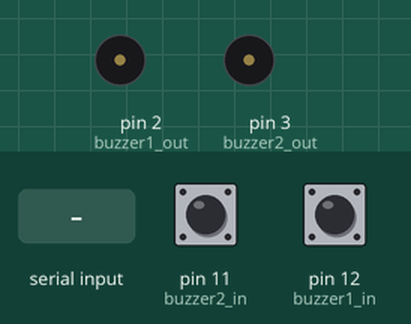
The program below on a simulated Arduino Nano, built with avr-gcc and run on an emulated ATmega328P. Shown: buzzer (waves = sounding, pin HIGH). Inputs (shaded band) come from the test bench; at power-on: pin 11 (buzzer2_in) HIGH, pin 12 (buzzer1_in) HIGH. What the program prints to the serial monitor is not drawn.

Above: at 1.2 s.
1.3 s: pin 11 (buzzer2_in) pulled LOW for 0.15 s
At 1.37 s:
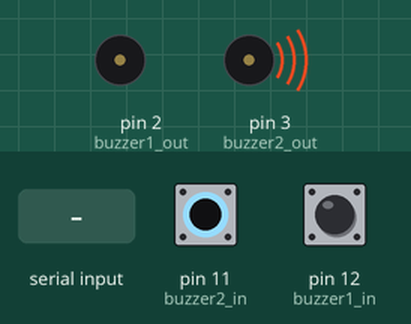
2.9 s: pin 12 (buzzer1_in) pulled LOW for 0.15 s
At 2.97 s:
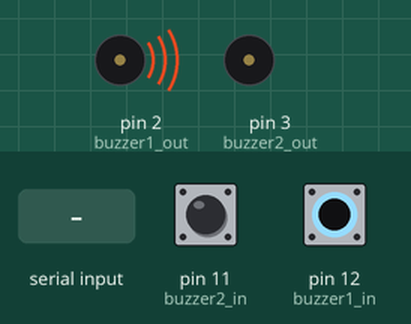
4.5 s: pin 12 (buzzer1_in) pulled LOW for 3.2 s
At 8.4 s:
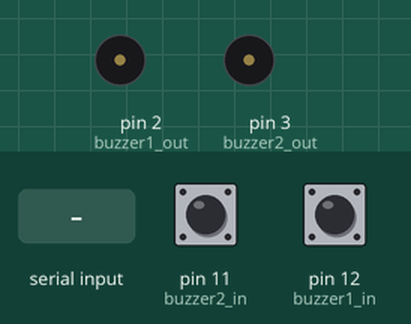
9.2 s: pin 11 (buzzer2_in) pulled LOW for 3.2 s
At 9.5 s:
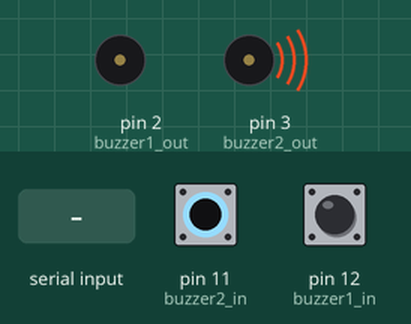
13.9 s: pin 11 (buzzer2_in) driven LOW and pin 12 (buzzer1_in) driven LOW
At 14.3 s:
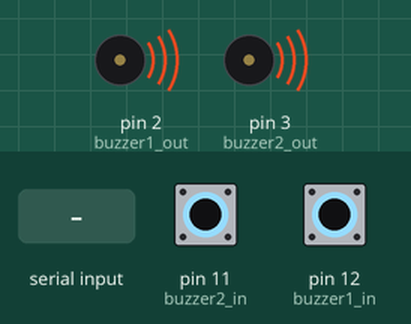
15.4 s: "v" received over Serial
At 16.7 s:
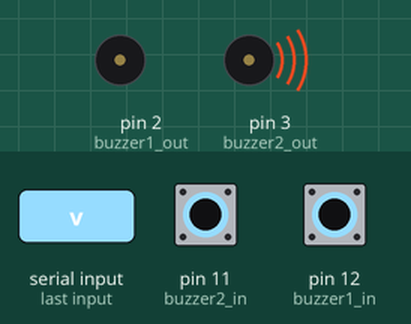
Timing chart, 0 to 17.9 s (numbered marks = the images above; inputs shaded):
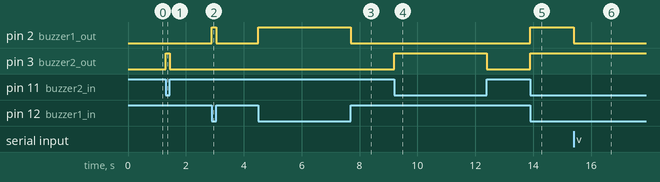

The program:

main.cpp
```cpp
#include <Arduino.h>
#include <HardwareSerial.h>

const int buzzer1_in = 12;
const int buzzer1_out = 2;
const int buzzer2_in = 11;
const int buzzer2_out = 3;

bool pressed = false;
uint8_t current_player;

enum class State {
	IDLE,
	WEBCAM_GAME,
	LIGHT_UP,
	FREEPLAY_WAIT_BUZZER,
};

State state = State::IDLE;

void setup() {
	pinMode( buzzer1_in, INPUT_PULLUP );
	pinMode( buzzer2_in, INPUT_PULLUP );
	pinMode( buzzer1_out, OUTPUT );
	pinMode( buzzer2_out, OUTPUT );

	Serial.begin( 9600 );
}

void init_webcam_game() {
	state = State::WEBCAM_GAME;
	digitalWrite( buzzer1_out, 0 );
	digitalWrite( buzzer2_out, 0 );
	pressed = false;
}

uint8_t get_led_from_player( uint8_t player ) {
	return player == 1 ? buzzer1_out : buzzer2_out;
}

void init_idle() {
	state = State::IDLE;
	digitalWrite( buzzer1_out, 0 );
	digitalWrite( buzzer2_out, 0 );
}

void init_light_up() {
	if ( state != State::WEBCAM_GAME ) return;
	state = State::LIGHT_UP;

	int led_port = get_led_from_player( current_player );
	digitalWrite( led_port, 1 );

	Serial.write( current_player );
}

void init_free_play() {
	state = State::FREEPLAY_WAIT_BUZZER;
	digitalWrite( buzzer1_out, 0 );
	digitalWrite( buzzer2_out, 0 );
}

void process_serial() {
	uint8_t cmd = Serial.read();

	if ( cmd == 'v' ) {
		init_webcam_game();
		return;
	} else if ( cmd == 'i' ) {
		init_idle();
	} else if ( cmd == 'f' ) {
		init_free_play();
	}
}

void check_for_buzzer() {
	if ( !pressed ) {
		if ( !digitalRead( buzzer1_in )) {
			current_player = 1;
			pressed = true;
		}
		if ( !digitalRead( buzzer2_in )) {
			current_player = 2;
			pressed = true;
		}

		if ( pressed ) {
			init_light_up();
		}
	}
}

void check_for_freeplay_buzzer() {
	char second_player;
	if ( !digitalRead( buzzer1_in )) {
		current_player = 1;
		second_player = 2;
	} else if ( !digitalRead( buzzer2_in )) {
		current_player = 2;
		second_player = 1;
	} else {
		return;
	}

	Serial.write( 's' );
	digitalWrite( get_led_from_player( current_player ), HIGH );
	delay( 5000 );
	digitalWrite( get_led_from_player( current_player ), LOW );
	digitalWrite( get_led_from_player( second_player ), HIGH );
	delay( 5000 );
	digitalWrite( get_led_from_player( second_player ), LOW );
	Serial.write( 'c' );
}

void loop() {
	if ( Serial.available() > 0 ) {
		process_serial();
	}

	if ( state == State::WEBCAM_GAME ) {
		check_for_buzzer();
	} else if ( state == State::FREEPLAY_WAIT_BUZZER ) {
		check_for_freeplay_buzzer();
	} else if ( state == State::IDLE ) {
		digitalWrite( buzzer1_out, !digitalRead( buzzer1_in ));
		digitalWrite( buzzer2_out, !digitalRead( buzzer2_in ));
	}
}
```

Measured:
- after the input at 1.3 s, pin 3 (buzzer2_out): LOW → HIGH at once, → LOW 0.15 s later
- after the input at 2.9 s, pin 2 (buzzer1_out): LOW → HIGH at once, → LOW 0.15 s later
- after the input at 4.5 s, pin 2 (buzzer1_out): LOW → HIGH at once, → LOW 3.2 s later
- after the input at 9.2 s, pin 3 (buzzer2_out): LOW → HIGH at once, → LOW 3.2 s later
- after the input at 13.9 s, pin 2 (buzzer1_out), pin 3 (buzzer2_out): LOW → HIGH at once
- after the input at 15.4 s, pin 2 (buzzer1_out): HIGH → LOW at once
